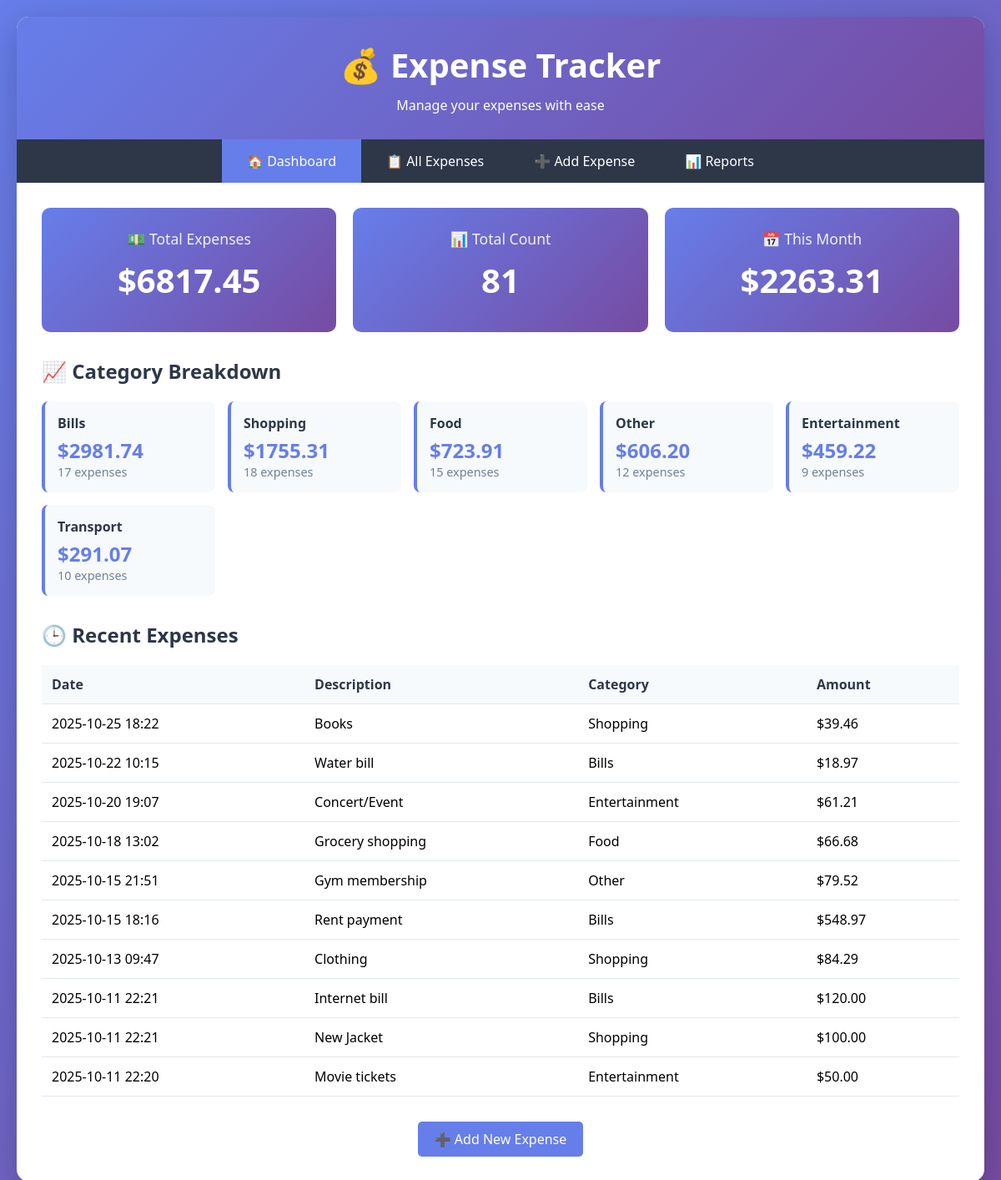
Before: / with the older database file.
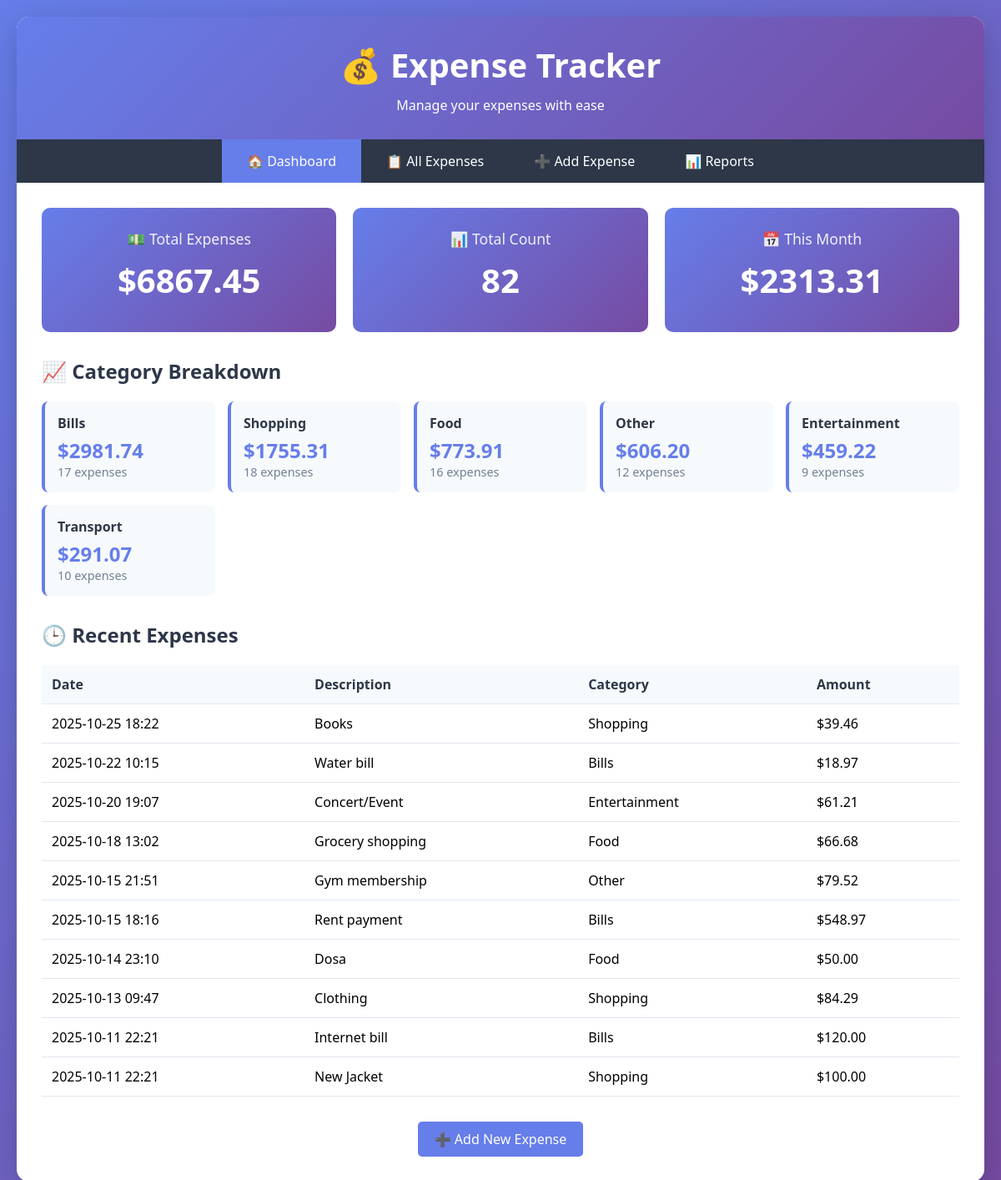
After: the same page with the newer database file.
### tables this page shows
CREATE TABLE expenses (
            id INTEGER PRIMARY KEY AUTOINCREMENT,
            amount REAL NOT NULL,
            description TEXT NOT NULL,
            category TEXT NOT NULL,
            date TEXT NOT NULL
        );

### web_app.py (the view)
@app.route('/')
def index():
    conn = get_db_connection()
    total = conn.execute('SELECT SUM(amount) as total FROM expenses').fetchone()['total']
    total = total if total else 0
    count = conn.execute('SELECT COUNT(*) as count FROM expenses').fetchone()['count']
    this_month = conn.execute('''
        SELECT SUM(amount) as total FROM expenses
        WHERE strftime('%Y-%m', date) = strftime('%Y-%m', 'now')
    ''').fetchone()['total']
    this_month = this_month if this_month else 0
    categories = conn.execute('''
        SELECT category, SUM(amount) as total, COUNT(*) as count
        FROM expenses
        GROUP BY category
        ORDER BY total DESC
    ''').fetchall()
    recent_expenses = conn.execute('''
        SELECT * FROM expenses
        ORDER BY date DESC
        LIMIT 10
    ''').fetchall()
    conn.close()
    return render_template('index.html',
                         total=total,
                         count=count,
                         this_month=this_month,
                         categories=categories,
                         recent_expenses=recent_expenses,
                         category_list=CATEGORIES)

### web_app.py (called while the page is built)
def get_db_connection():
    conn = sqlite3.connect(DB_FILE)
    conn.row_factory = sqlite3.Row  # Access columns by name
    return conn

### templates/index.html (shortened to what this page needs)
{% extends "base.html" %}
{% block content %}
<div class="stats-grid">
    <div class="stat-card">
        <div class="stat-label">💵 Total Expenses</div>
        <div class="stat-value">${{ "%.2f"|format(total) }}</div>
    </div>
    <div class="stat-card">
        <div class="stat-label">📊 Total Count</div>
        <div class="stat-value">{{ count }}</div>
    </div>
    <div class="stat-card">
        <div class="stat-label">📅 This Month</div>
        <div class="stat-value">${{ "%.2f"|format(this_month) }}</div>
    </div>
</div>
<div class="section">
    <h2>📈 Category Breakdown</h2>
    <div class="category-grid">
        {% for cat in categories %}
        <div class="category-card">
            <div class="category-name">{{ cat.category }}</div>
            <div class="category-amount">${{ "%.2f"|format(cat.total) }}</div>
            <div class="category-count">{{ cat.count }} expenses</div>
        </div>
        {% endfor %}
    </div>
</div>
<div class="section">
    <h2>🕒 Recent Expenses</h2>
    <table>
        <thead>
            <tr>
                <th>Date</th>
                <th>Description</th>
                <th>Category</th>
                <th>Amount</th>
            </tr>
        </thead>
        <tbody>
            {% for expense in recent_expenses %}
            <tr>
                <td>{{ expense.date[:16] }}</td>
                <td>{{ expense.description }}</td>
                <td>{{ expense.category }}</td>
                <td>${{ "%.2f"|format(expense.amount) }}</td>
            </tr>
            {% endfor %}
        </tbody>
    </table>
</div>
<div style="text-align: center; margin-top: 30px;">
    <a href="{{ url_for('add_expense') }}" class="btn btn-primary">➕ Add New Expense</a>
</div>
{% endblock %}

### templates/base.html (shortened to what this page needs)
<!DOCTYPE html>
<html lang="en">
<head>
</head>
<body>
    <div class="container">
        <div class="header">
            <h1>💰 Expense Tracker</h1>
            <p>Manage your expenses with ease</p>
        </div>
        <div class="nav">
            <a href="{{ url_for('index') }}" {% if request.endpoint == 'index' %}class="active"{% endif %}>🏠 Dashboard</a>
            <a href="{{ url_for('expenses') }}" {% if request.endpoint == 'expenses' %}class="active"{% endif %}>📋 All Expenses</a>
            <a href="{{ url_for('add_expense') }}" {% if request.endpoint == 'add_expense' %}class="active"{% endif %}>➕ Add Expense</a>
            <a href="{{ url_for('reports') }}" {% if request.endpoint and 'report' in request.endpoint %}class="active"{% endif %}>📊 Reports</a>
        </div>
        <div class="content">
            {% block content %}{% endblock %}
        </div>
    </div>
</body>
</html>

### templates/base.html (style rules this page uses)
* { margin: 0; padding: 0; box-sizing: border-box; }
body { font-family: 'Segoe UI', Tahoma, Geneva, Verdana, sans-serif; background: linear-gradient(135deg, #667eea 0%, #764ba2 100%); min-height: 100vh; padding: 20px; }
.container { max-width: 1200px; margin: 0 auto; background: white; border-radius: 15px; box-shadow: 0 10px 40px rgba(0,0,0,0.2); overflow: hidden; }
.header { background: linear-gradient(135deg, #667eea 0%, #764ba2 100%); color: white; padding: 30px; text-align: center; }
.header h1 { font-size: 2.5em; margin-bottom: 10px; }
.nav { background: #2d3748; padding: 0; display: flex; justify-content: center; }
.nav a { color: white; text-decoration: none; padding: 15px 30px; display: inline-block; transition: background 0.3s; }
.nav a.active { background: #667eea; }
.content { padding: 30px; }
.btn { padding: 10px 20px; border: none; border-radius: 5px; cursor: pointer; font-size: 1em; text-decoration: none; display: inline-block; transition: all 0.3s; }
.btn-primary { background: #667eea; color: white; }

### templates/index.html (style rules this page uses)
.stats-grid { display: grid; grid-template-columns: repeat(auto-fit, minmax(250px, 1fr)); gap: 20px; margin-bottom: 30px; }
.stat-card { background: linear-gradient(135deg, #667eea 0%, #764ba2 100%); color: white; padding: 25px; border-radius: 10px; text-align: center; }
.stat-value { font-size: 2.5em; font-weight: bold; margin: 10px 0; }
.stat-label { font-size: 1.1em; opacity: 0.9; }
.section { margin-bottom: 30px; }
.section h2 { margin-bottom: 20px; color: #2d3748; }
.category-grid { display: grid; grid-template-columns: repeat(auto-fit, minmax(200px, 1fr)); gap: 15px; }
.category-card { background: #f7fafc; padding: 15px; border-radius: 8px; border-left: 4px solid #667eea; }
.category-name { font-weight: bold; color: #2d3748; margin-bottom: 5px; }
.category-amount { font-size: 1.5em; color: #667eea; font-weight: bold; }
.category-count { font-size: 0.9em; color: #718096; }
table { width: 100%; border-collapse: collapse; margin-top: 10px; }
th, td { padding: 12px; text-align: left; border-bottom: 1px solid #e2e8f0; }
th { background: #f7fafc; font-weight: bold; color: #2d3748; }

Changed rows visible on the page:
no longer on this page (row unchanged): expenses: date "2025-10-11 22:20", description "Movie tickets", category "Entertainment", amount "50.00"
added expenses: date "2025-10-14 23:10", description "Dosa", category "Food", amount "50.00"
Other visible differences:
{{ "%.2f"|format(total) }}: "6817.45" → "6867.45"
{{ count }}: "81" → "82"
{{ "%.2f"|format(this_month) }}: "2263.31" → "2313.31"
new list line: "Food $ 773.91 16 expenses"
list line gone: "Food $ 723.91 15 expenses"
